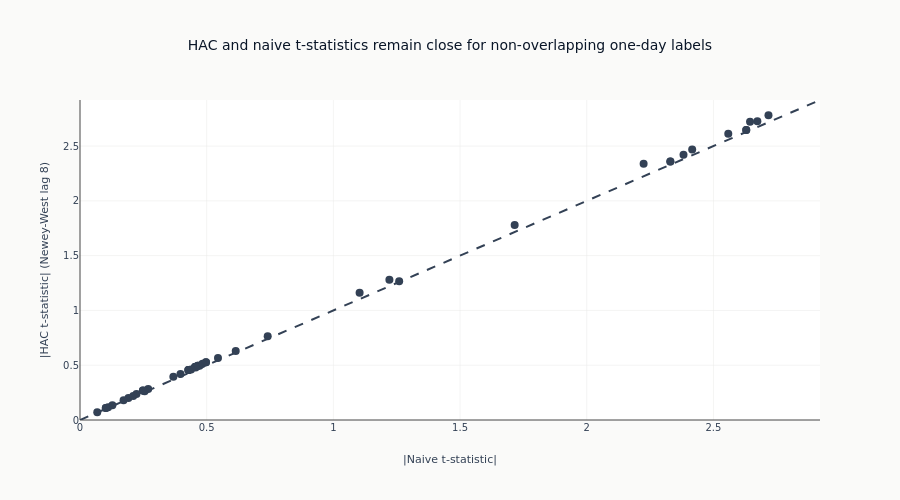

Notebook cell for this chart:
### Markdown cell above
The scatter uses the same scale on both axes so departures from the equality
line reflect the HAC adjustment rather than unequal plotting ranges.

### Code cell
if ic_results and eval_summary is not None:
    fig = go.Figure()
    fig.add_trace(
        go.Scatter(
            x=_naive_abs,
            y=_hac_abs,
            mode="markers",
            text=eval_summary["feature"].to_list(),
            marker=dict(color=_sig_colors, size=8),
            hovertemplate="%{text}<br>|naive t|=%{x:.2f}<br>|HAC t|=%{y:.2f}<extra></extra>",
            showlegend=False,
        )
    )
    fig.add_trace(
        go.Scatter(
            x=[0, _max_t],
            y=[0, _max_t],
            mode="lines",
            line=dict(dash="dash", color=COLORS["neutral"]),
            showlegend=False,
        )
    )
    fig.update_layout(
        title="HAC and naive t-statistics remain close for non-overlapping one-day labels",
        xaxis_title="|Naive t-statistic|",
        yaxis_title=f"|HAC t-statistic| (Newey-West lag {_effective_lag})",
        xaxis_range=[0, _max_t],
        yaxis_range=[0, _max_t],
        height=500,
        showlegend=False,
    )
    fig.show()

### Figure 1 — Plotly figure (JSON) as saved in the notebook; plotly's stock layout.template omitted (floating-point values rounded to 4 significant figures)
{"data": [{"hovertemplate": "%{text}<br>|naive t|=%{x:.2f}<br>|HAC t|=%{y:.2f}<extra></extra>", "marker": {"color": ["#334155", "#334155", "#334155", "#334155", "#334155", "#334155", "#334155", "#334155", "#334155", "#334155", "#334155", "#334155", "#334155", "#334155", "#334155", "#334155", "#334155", "#334155", "#334155", "#334155", "#334155", "#334155", "#334155", "#334155", "#334155", "#334155", "#334155", "#334155", "#334155", "#334155", "#334155", "#334155", "#334155", "#334155", "#334155", "#334155", "#334155", "#334155", "#334155", "#334155", "#334155", "#334155", "#334155", "#334155", "#334155", "#334155", "#334155", "#334155"], "size": 8}, "mode": "markers", "showlegend": false, "text": ["vol_gk_252d", "vol_gk_126d", "rank_vol_21d", "vol_gk_21d", "vol_cc_63d", "avg_range_21d", "avg_range_63d", "max_dd_63d", "rank_vol_63d", "vol_gk_63d", "vol_cc_21d", "accel_63_126", "zscore_63d", "accel_21_63", "vol_ratio_21_63", "mom_skip_recent", "ret_252d", "price_to_ma_63d", "rank_sharpe_126d", "sharpe_126d", "usd_beta_63d", "rank_ret_63d", "ret_63d", "rsi_63d", "ret_10d", "carry_proxy", "rank_carry_proxy", "rank_sharpe_63d", "sharpe_63d", "rank_ret_126d", "ret_126d", "ret_5d", "channel_pos_21d", "zscore_126d", "zscore_21d", "price_to_ma_252d", "channel_pos_63d", "rank_sharpe_21d", "sharpe_21d", "bollinger_pctb_21d", "channel_pos_126d", "rsi_14d", "vol_ratio_63_252", "ret_42d", "usd_beta_21d", "rank_ret_21d", "ret_21d", "price_to_ma_21d"], "type": "scatter", "x": [2.717, 2.673, 2.629, 2.629, 2.645, 2.559, 2.382, 2.224, 2.33, 2.33, 2.416, 1.715, 1.221, 1.104, 1.26, 0.7408, 0.6146, 0.5446, 0.4972, 0.4972, 0.4563, 0.4648, 0.4648, 0.4834, 0.4717, 0.4546, 0.4546, 0.4546, 0.4546, 0.4274, 0.4274, 0.4295, 0.4384, 0.3967, 0.3684, 0.2692, 0.2552, 0.2483, 0.2483, 0.2229, 0.1911, 0.172, 0.21, 0.1278, 0.111, 0.1018, 0.1018, 0.06811], "y": [2.782, 2.727, 2.648, 2.648, 2.722, 2.612, 2.42, 2.338, 2.359, 2.359, 2.47, 1.779, 1.279, 1.161, 1.266, 0.7649, 0.6308, 0.5651, 0.5262, 0.5262, 0.4781, 0.4956, 0.4956, 0.5127, 0.4941, 0.484, 0.484, 0.484, 0.484, 0.4552, 0.4552, 0.4571, 0.4607, 0.4191, 0.3949, 0.2839, 0.2618, 0.2683, 0.2683, 0.2363, 0.2013, 0.1811, 0.2194, 0.1357, 0.1153, 0.1097, 0.1097, 0.07177]}, {"line": {"color": "#334155", "dash": "dash"}, "mode": "lines", "showlegend": false, "type": "scatter", "x": [0, 2.921], "y": [0, 2.921]}], "layout": {"height": 500, "showlegend": false, "title": {"text": "HAC and naive t-statistics remain close for non-overlapping one-day labels"}, "xaxis": {"range": [0, 2.921], "title": {"text": "|Naive t-statistic|"}}, "yaxis": {"range": [0, 2.921], "title": {"text": "|HAC t-statistic| (Newey-West lag 8)"}}}}
